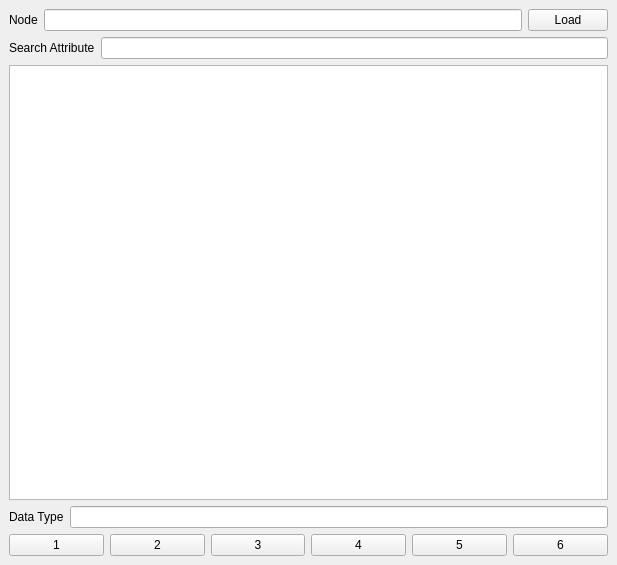
<?xml version="1.0" encoding="UTF-8"?>
<ui version="4.0">
 <class>MainWindow</class>
 <widget class="QMainWindow" name="MainWindow">
  <property name="geometry">
   <rect>
    <x>0</x>
    <y>0</y>
    <width>617</width>
    <height>565</height>
   </rect>
  </property>
  <property name="windowTitle">
   <string>MainWindow</string>
  </property>
  <widget class="QWidget" name="centralwidget">
   <layout class="QGridLayout" name="gridLayout">
    <item row="0" column="0">
     <layout class="QHBoxLayout" name="horizontalLayout_3">
      <item>
       <widget class="QLabel" name="label">
        <property name="text">
         <string>Node</string>
        </property>
       </widget>
      </item>
      <item>
       <widget class="QLineEdit" name="lineEdit">
        <property name="readOnly">
         <bool>true</bool>
        </property>
       </widget>
      </item>
      <item>
       <widget class="QPushButton" name="pushButton">
        <property name="text">
         <string>Load</string>
        </property>
       </widget>
      </item>
     </layout>
    </item>
    <item row="1" column="0">
     <layout class="QHBoxLayout" name="horizontalLayout">
      <item>
       <widget class="QLabel" name="label_2">
        <property name="text">
         <string>Search Attribute</string>
        </property>
       </widget>
      </item>
      <item>
       <widget class="QLineEdit" name="lineEdit_2"/>
      </item>
     </layout>
    </item>
    <item row="2" column="0">
     <widget class="QListWidget" name="listWidget"/>
    </item>
    <item row="3" column="0">
     <layout class="QHBoxLayout" name="horizontalLayout_2">
      <item>
       <widget class="QLabel" name="label_3">
        <property name="text">
         <string>Data Type</string>
        </property>
       </widget>
      </item>
      <item>
       <widget class="QLineEdit" name="lineEdit_3">
        <property name="readOnly">
         <bool>true</bool>
        </property>
       </widget>
      </item>
     </layout>
    </item>
    <item row="4" column="0">
     <layout class="QHBoxLayout" name="horizontalLayout_4">
      <item>
       <widget class="QPushButton" name="pushButton_2">
        <property name="sizePolicy">
         <sizepolicy hsizetype="Minimum" vsizetype="Minimum">
          <horstretch>0</horstretch>
          <verstretch>0</verstretch>
         </sizepolicy>
        </property>
        <property name="text">
         <string>1</string>
        </property>
       </widget>
      </item>
      <item>
       <widget class="QPushButton" name="pushButton_3">
        <property name="sizePolicy">
         <sizepolicy hsizetype="Minimum" vsizetype="Minimum">
          <horstretch>0</horstretch>
          <verstretch>0</verstretch>
         </sizepolicy>
        </property>
        <property name="text">
         <string>2</string>
        </property>
       </widget>
      </item>
      <item>
       <widget class="QPushButton" name="pushButton_4">
        <property name="sizePolicy">
         <sizepolicy hsizetype="Minimum" vsizetype="Minimum">
          <horstretch>0</horstretch>
          <verstretch>0</verstretch>
         </sizepolicy>
        </property>
        <property name="text">
         <string>3</string>
        </property>
       </widget>
      </item>
      <item>
       <widget class="QPushButton" name="pushButton_5">
        <property name="sizePolicy">
         <sizepolicy hsizetype="Minimum" vsizetype="Minimum">
          <horstretch>0</horstretch>
          <verstretch>0</verstretch>
         </sizepolicy>
        </property>
        <property name="text">
         <string>4</string>
        </property>
       </widget>
      </item>
      <item>
       <widget class="QPushButton" name="pushButton_6">
        <property name="sizePolicy">
         <sizepolicy hsizetype="Minimum" vsizetype="Minimum">
          <horstretch>0</horstretch>
          <verstretch>0</verstretch>
         </sizepolicy>
        </property>
        <property name="text">
         <string>5</string>
        </property>
       </widget>
      </item>
      <item>
       <widget class="QPushButton" name="pushButton_7">
        <property name="sizePolicy">
         <sizepolicy hsizetype="Minimum" vsizetype="Minimum">
          <horstretch>0</horstretch>
          <verstretch>0</verstretch>
         </sizepolicy>
        </property>
        <property name="text">
         <string>6</string>
        </property>
       </widget>
      </item>
     </layout>
    </item>
   </layout>
  </widget>
 </widget>
 <resources/>
 <connections/>
</ui>
